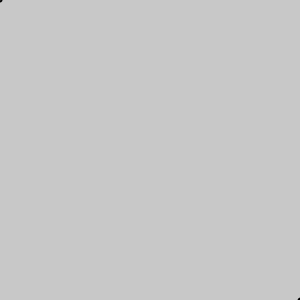
Frame 1 (no input)
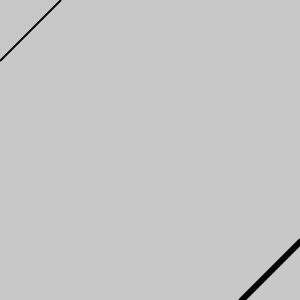
Frame 60 (the mouse pressed at the canvas centre just before this capture)
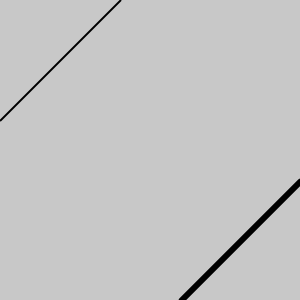
Frame 120 (the mouse held since frame 60 and released just before this capture)

The Processing sketch that drew these frames (run headless with seeded random() and noise(); from frame 60 on, the mouse is pressed at the canvas centre):

// Processing sketch: processing_35218
// ── processing_35218.pde

void setup(){
  size(300,300);
}

int x = 1;
int y = 300;

void draw(){
  background(200);
  strokeWeight(2);
  line(0,x,x,0);
  x++;
  strokeWeight(6);
  line(300,y,y,300);
  y--;
}
